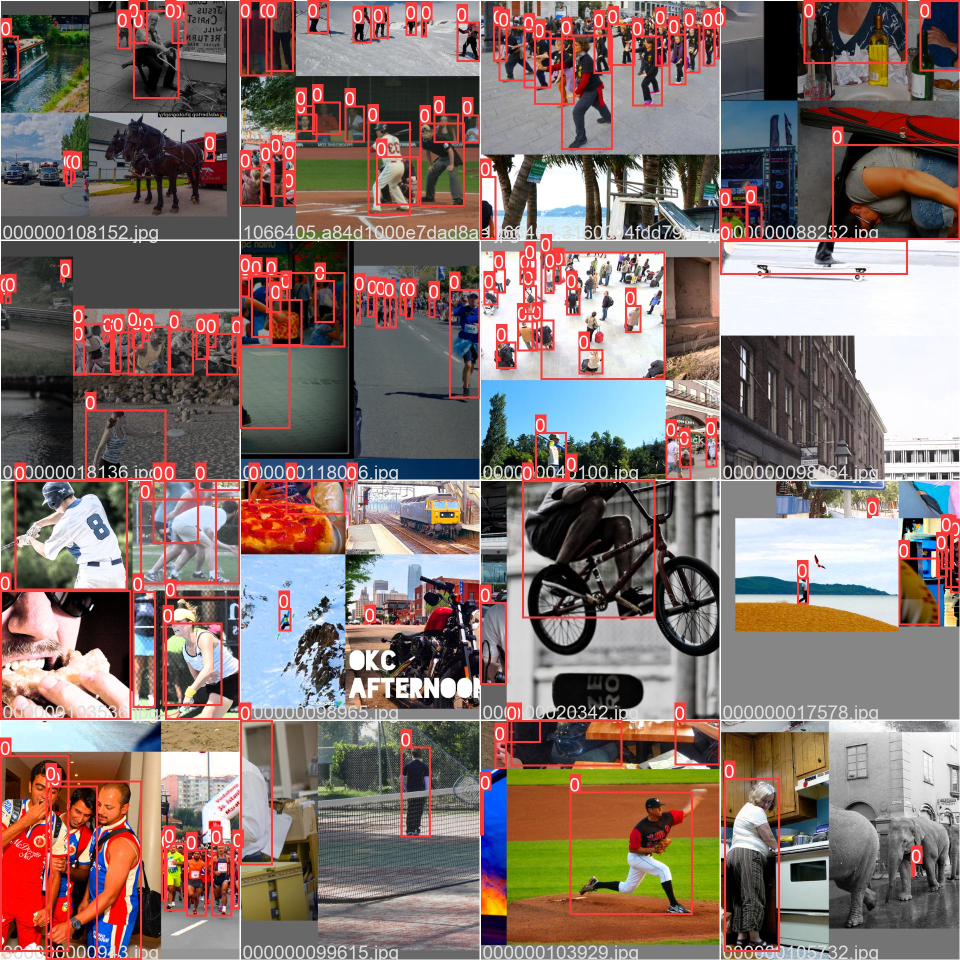
#> input picture runs/train/exp/train_batch0.jpg, 1920 x 1920 px (shown at 1/2 size)
$ python -i utils.py   (imports and definitions only)
#> lines starting #> are read from the running program, lines starting #| are printed output that depends on the picture
import os
import cv2
import matplotlib.pyplot as plt
from PIL import Image

def scale(img, xScale, yScale):
    res = cv2.resize(img, None, fx=xScale, fy=yScale, interpolation=cv2.INTER_AREA)
    return res


def crop(infile, height, width):
    im = Image.open(infile)
    imgwidth, imgheight = im.size
    for i in range(imgheight // height):
        for j in range(imgwidth // width):
            box = (j * width, i * height, (j + 1) * width, (i + 1) * height)
            yield im.crop(box)


def averagePixels(path):
    r, g, b = 0, 0, 0
    count = 0
    pic = Image.open(path)
    for x in range(pic.size[0]):
        for y in range(pic.size[1]):
            imgData = pic.load()
            tempr, tempg, tempb = imgData[x, y]
            r += tempr
            g += tempg
            b += tempb
            count += 1
    return (r / count), (g / count), (b / count), count

def convert_frame_to_grayscale(frame):
    gray_frame = None
    gray_frame_blur = None
    if frame is not None:
        gray_frame = cv2.cvtColor(frame, cv2.COLOR_BGR2GRAY) #灰度化
        # gray = scale(gray, 1, 1)
        gray_frame = scale(gray_frame, 1, 1)
        gray_frame_blur = cv2.GaussianBlur(gray_frame, (9, 9), 0.0)
    return gray_frame_blur

def prepare_dirs(keyframePath):
    if not os.path.exists(keyframePath):
        os.makedirs(keyframePath)


def plot_metrics(indices, y,lstfrm, lstdiffMag):
    plt.plot(indices, y[indices], "x")
    # plt.plot(lstfrm, lstdiffMag, 'r-')
    plt.plot(lstfrm, lstdiffMag, 'y')
    plt.xlabel('frames')
    plt.ylabel('pixel difference')
    plt.title("Pixel value differences from frame to frame and the peak values")
    plt.show()
    f = plt.gcf()  # 获取当前图像
    f.savefig(r'./static/keyFrames/frameDifferencesAndPeak.jpg')
    # f.savefig(r'D:\Pycharm_Projects\pipeline_detection_system\static\keyFrames\frameDifferencesAndPeak.jpg')
    f.clear()  # 释放内存

>>> import cv2
>>> picture = cv2.imread('../runs/train/exp/train_batch0.jpg')
#> picture is the input picture: shape (1920, 1920, 3); mean B, G, R 108.6, 113.5, 131.4
>>> result = convert_frame_to_grayscale(picture)
#> in convert_frame_to_grayscale, `gray_frame = cv2.cvtColor(frame, cv2.COLOR_BGR2GRAY)`:
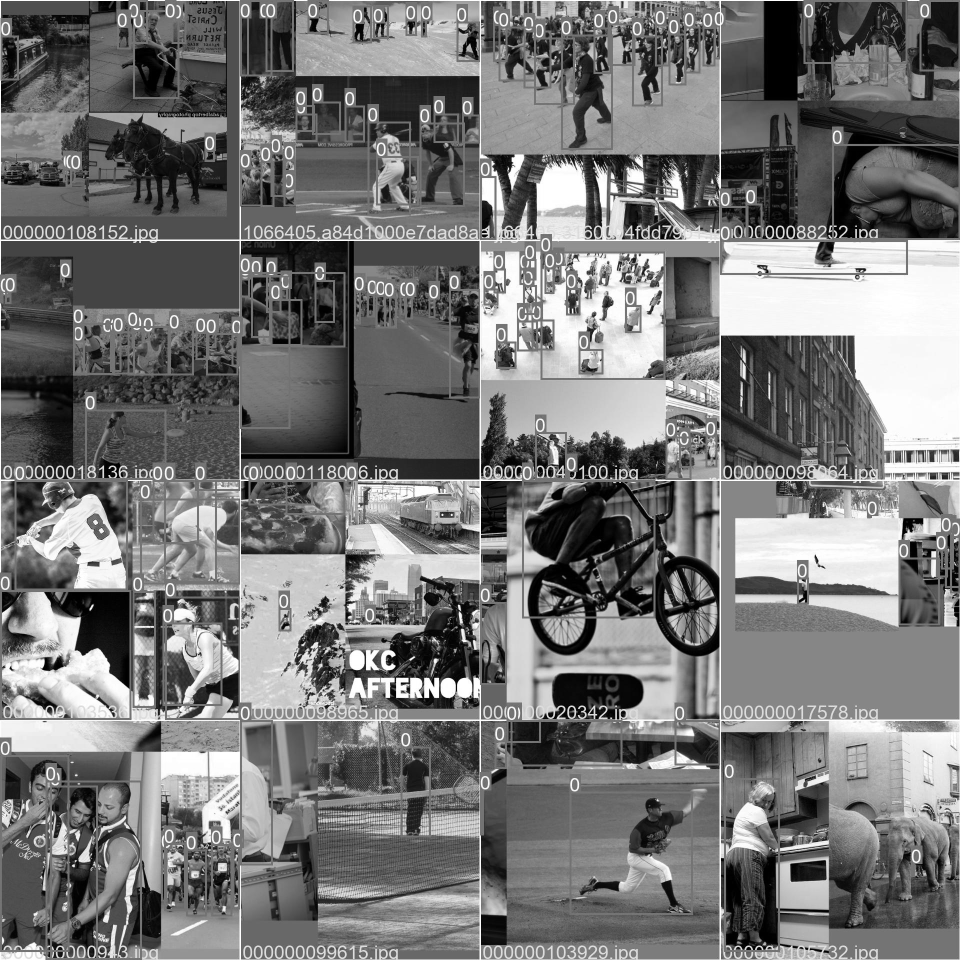
#> gray_frame: shape (1920, 1920) (shown at 1/2 size); min 0, max 255, mean 118.3

$ run again, on runs/train/exp/train_batch1.jpg
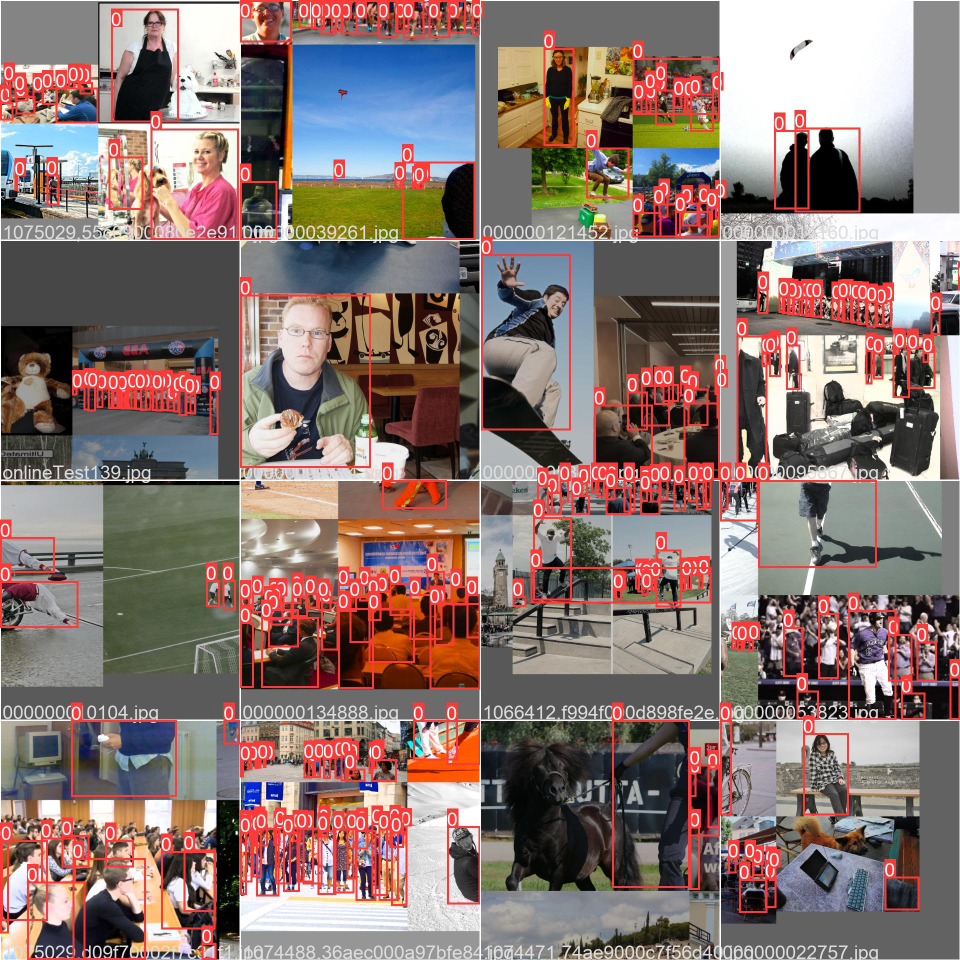
#> input picture runs/train/exp/train_batch1.jpg, 1920 x 1920 px (shown at 1/2 size)
#> picture is the input picture: shape (1920, 1920, 3); mean B, G, R 112.6, 116.8, 136.4
#> in convert_frame_to_grayscale, `gray_frame = cv2.cvtColor(frame, cv2.COLOR_BGR2GRAY)`:
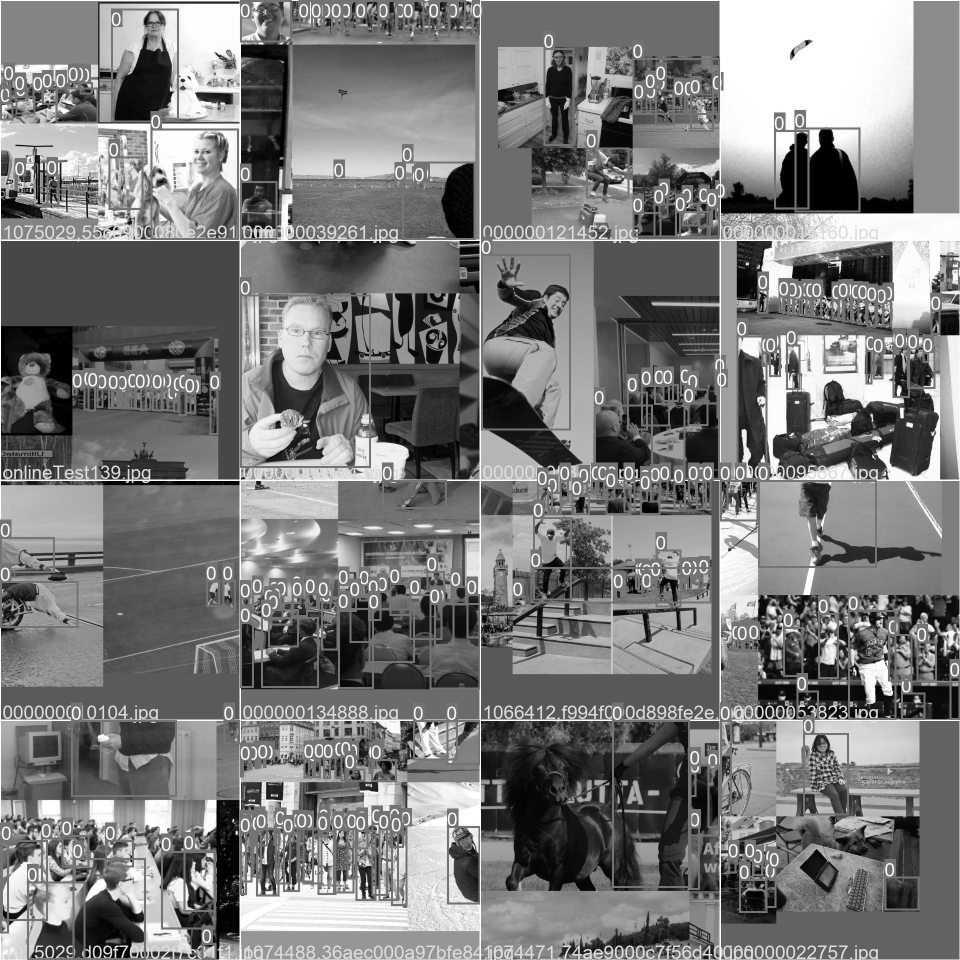
#> gray_frame: shape (1920, 1920) (shown at 1/2 size); min 0, max 255, mean 122.2

$ run again, on runs/train/exp/train_batch2.jpg
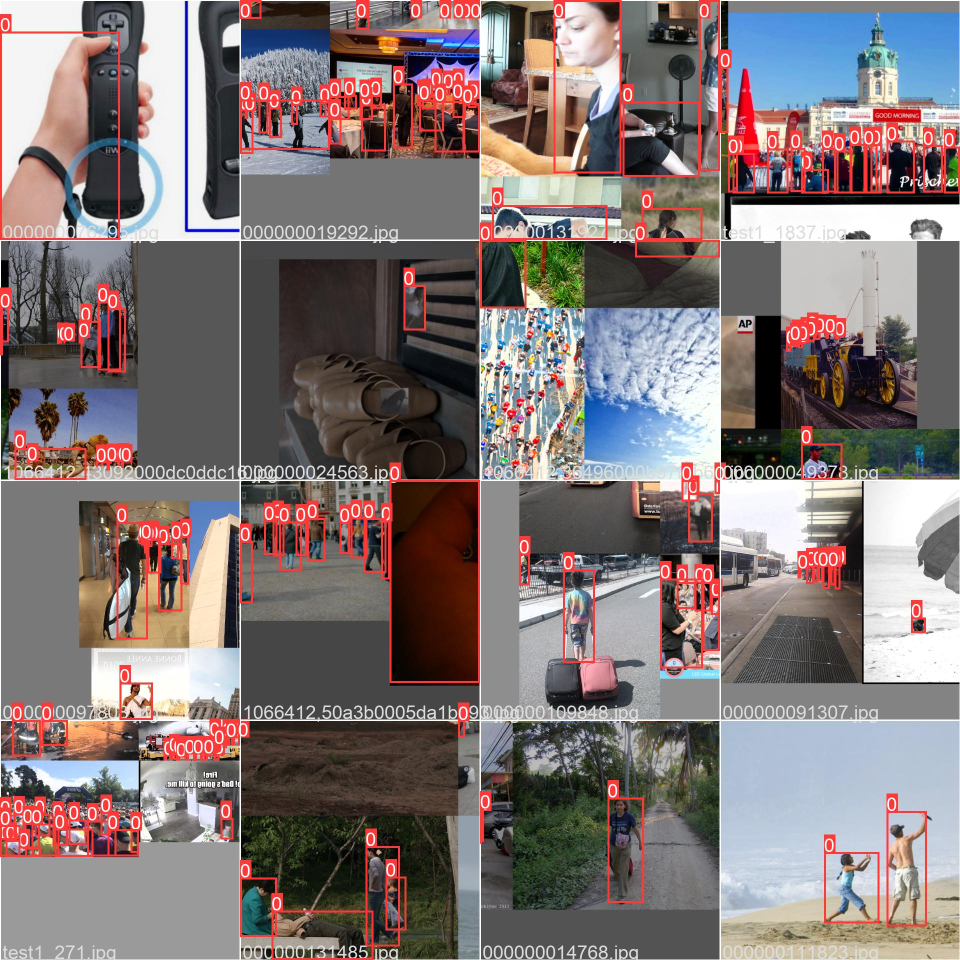
#> input picture runs/train/exp/train_batch2.jpg, 1920 x 1920 px (shown at 1/2 size)
#> picture is the input picture: shape (1920, 1920, 3); mean B, G, R 117.5, 117.7, 128.8
#> in convert_frame_to_grayscale, `gray_frame = cv2.cvtColor(frame, cv2.COLOR_BGR2GRAY)`:
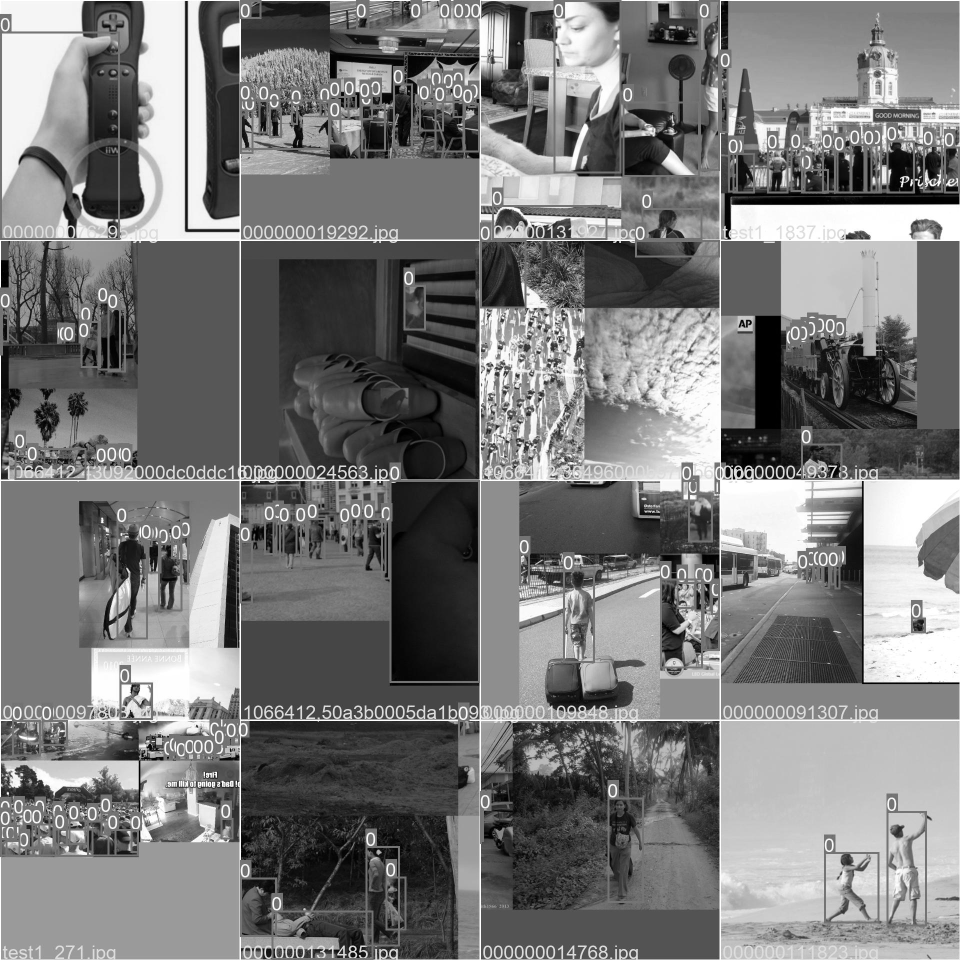
#> gray_frame: shape (1920, 1920) (shown at 1/2 size); min 0, max 255, mean 121

$ run again, on runs/train/exp/val_batch0_pred.jpg
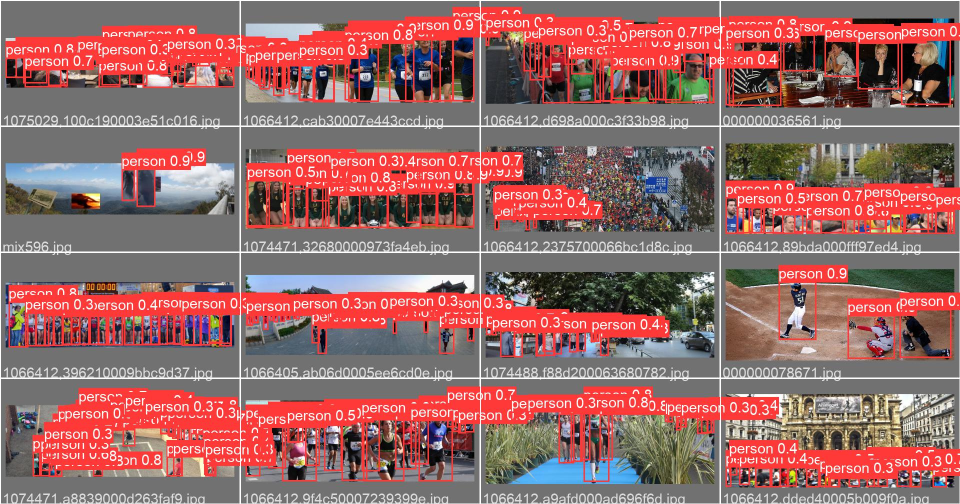
#> input picture runs/train/exp/val_batch0_pred.jpg, 1920 x 1008 px (shown at 1/2 size)
#> picture is the input picture: shape (1008, 1920, 3); mean B, G, R 103, 104.7, 149.7
#> in convert_frame_to_grayscale, `gray_frame = cv2.cvtColor(frame, cv2.COLOR_BGR2GRAY)`:
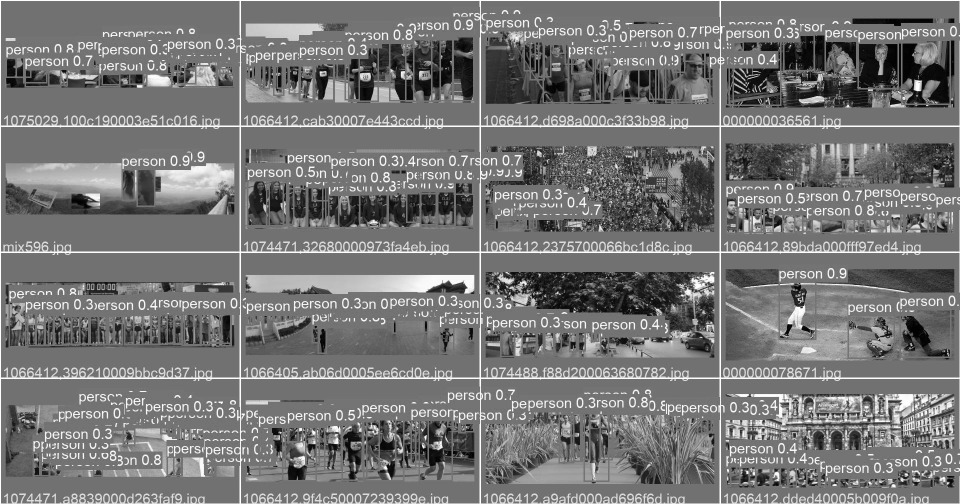
#> gray_frame: shape (1008, 1920) (shown at 1/2 size); min 0, max 255, mean 117.9
